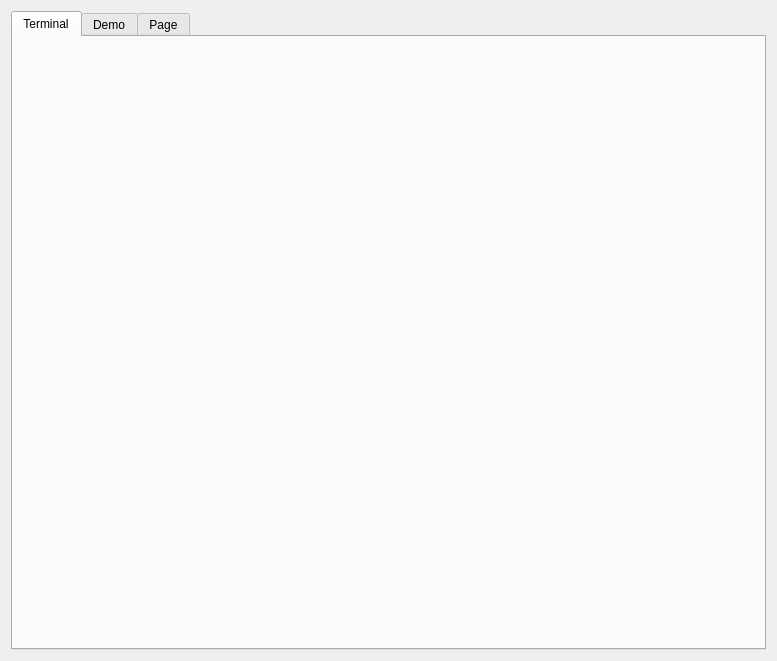
<?xml version="1.0" encoding="UTF-8"?>
<ui version="4.0">
 <class>MainWindow</class>
 <widget class="QMainWindow" name="MainWindow">
  <property name="geometry">
   <rect>
    <x>0</x>
    <y>0</y>
    <width>777</width>
    <height>661</height>
   </rect>
  </property>
  <property name="maximumSize">
   <size>
    <width>16777207</width>
    <height>16777215</height>
   </size>
  </property>
  <property name="windowTitle">
   <string>MainWindow</string>
  </property>
  <property name="autoFillBackground">
   <bool>true</bool>
  </property>
  <widget class="QWidget" name="centralWidget">
   <property name="autoFillBackground">
    <bool>true</bool>
   </property>
   <layout class="QVBoxLayout" name="verticalLayout_2">
    <item>
     <widget class="QTabWidget" name="tabWidget">
      <property name="enabled">
       <bool>true</bool>
      </property>
      <property name="autoFillBackground">
       <bool>true</bool>
      </property>
      <property name="currentIndex">
       <number>0</number>
      </property>
      <property name="movable">
       <bool>false</bool>
      </property>
      <widget class="QWidget" name="tabCustom">
       <attribute name="title">
        <string>Terminal</string>
       </attribute>
       <layout class="QVBoxLayout" name="verticalLayout_3"/>
      </widget>
      <widget class="QWidget" name="tabDemo">
       <property name="enabled">
        <bool>false</bool>
       </property>
       <attribute name="title">
        <string>Demo</string>
       </attribute>
       <layout class="QVBoxLayout" name="verticalLayout_6" stretch="0,0,0">
        <item>
         <layout class="QHBoxLayout" name="horizontalLayout_3" stretch="0,0,0,0,0">
          <item>
           <layout class="QGridLayout" name="gridLayout_3" columnstretch="1,0,0">
            <property name="horizontalSpacing">
             <number>2</number>
            </property>
            <item row="3" column="1" colspan="2">
             <widget class="QLCDNumber" name="lcdcounter">
              <property name="enabled">
               <bool>false</bool>
              </property>
              <property name="font">
               <font>
                <family>Fixedsys</family>
                <pointsize>12</pointsize>
               </font>
              </property>
             </widget>
            </item>
            <item row="0" column="0">
             <widget class="QPushButton" name="btnConnect">
              <property name="text">
               <string>Connect</string>
              </property>
             </widget>
            </item>
            <item row="0" column="1">
             <widget class="QPushButton" name="btnDevice">
              <property name="text">
               <string>Device ?</string>
              </property>
             </widget>
            </item>
            <item row="3" column="0">
             <widget class="QScrollArea" name="scrollArea">
              <property name="widgetResizable">
               <bool>true</bool>
              </property>
              <widget class="QWidget" name="scrollAreaRegister">
               <property name="geometry">
                <rect>
                 <x>0</x>
                 <y>0</y>
                 <width>537</width>
                 <height>174</height>
                </rect>
               </property>
              </widget>
             </widget>
            </item>
           </layout>
          </item>
          <item>
           <widget class="QLabel" name="time_delta_min">
            <property name="toolTip">
             <string>&lt;html&gt;&lt;head/&gt;&lt;body&gt;&lt;p&gt;variación mínima de tiempo&lt;/p&gt;&lt;p&gt;&lt;br/&gt;&lt;/p&gt;&lt;/body&gt;&lt;/html&gt;</string>
            </property>
            <property name="text">
             <string>time</string>
            </property>
            <property name="indent">
             <number>10</number>
            </property>
           </widget>
          </item>
          <item>
           <widget class="QLabel" name="time_mean">
            <property name="toolTip">
             <string>&lt;html&gt;&lt;head/&gt;&lt;body&gt;&lt;p&gt;variación mínima de tiempo&lt;/p&gt;&lt;p&gt;&lt;br/&gt;&lt;/p&gt;&lt;/body&gt;&lt;/html&gt;</string>
            </property>
            <property name="text">
             <string>time </string>
            </property>
            <property name="indent">
             <number>10</number>
            </property>
           </widget>
          </item>
          <item>
           <widget class="QLabel" name="time_delta_max">
            <property name="toolTip">
             <string>&lt;html&gt;&lt;head/&gt;&lt;body&gt;&lt;p&gt;variacion maxima de tiempo&lt;/p&gt;&lt;p&gt;&lt;br/&gt;&lt;/p&gt;&lt;/body&gt;&lt;/html&gt;</string>
            </property>
            <property name="text">
             <string>tim</string>
            </property>
            <property name="indent">
             <number>10</number>
            </property>
           </widget>
          </item>
          <item>
           <layout class="QHBoxLayout" name="horizontalLayout_8"/>
          </item>
         </layout>
        </item>
        <item>
         <widget class="Line" name="line_4">
          <property name="orientation">
           <enum>Qt::Horizontal</enum>
          </property>
         </widget>
        </item>
        <item>
         <layout class="QHBoxLayout" name="hlPotiAuto" stretch="0,0,0">
          <property name="spacing">
           <number>0</number>
          </property>
          <property name="sizeConstraint">
           <enum>QLayout::SetFixedSize</enum>
          </property>
          <item>
           <widget class="QCustomPlot" name="plot" native="true">
            <property name="enabled">
             <bool>false</bool>
            </property>
            <property name="sizePolicy">
             <sizepolicy hsizetype="Expanding" vsizetype="Expanding">
              <horstretch>0</horstretch>
              <verstretch>0</verstretch>
             </sizepolicy>
            </property>
            <property name="baseSize">
             <size>
              <width>0</width>
              <height>0</height>
             </size>
            </property>
            <property name="focusPolicy">
             <enum>Qt::StrongFocus</enum>
            </property>
           </widget>
          </item>
          <item>
           <widget class="Line" name="line_5">
            <property name="orientation">
             <enum>Qt::Vertical</enum>
            </property>
           </widget>
          </item>
          <item>
           <layout class="QVBoxLayout" name="verticalLayout_4" stretch="0,0,0,0,0,0,0,0,0,0,0,0,0,0">
            <property name="spacing">
             <number>6</number>
            </property>
            <item>
             <widget class="QWidget" name="widget" native="true">
              <layout class="QVBoxLayout" name="verticalLayout_11">
               <item>
                <widget class="QLabel" name="label_5">
                 <property name="text">
                  <string>Zoom:</string>
                 </property>
                </widget>
               </item>
               <item>
                <widget class="QRadioButton" name="rbZoomV">
                 <property name="text">
                  <string>Vertical</string>
                 </property>
                 <property name="checked">
                  <bool>true</bool>
                 </property>
                </widget>
               </item>
               <item>
                <widget class="QRadioButton" name="rbZoomH">
                 <property name="text">
                  <string>Horizontal</string>
                 </property>
                </widget>
               </item>
               <item>
                <widget class="QRadioButton" name="rbZoomVH">
                 <property name="text">
                  <string>VerHor</string>
                 </property>
                </widget>
               </item>
              </layout>
             </widget>
            </item>
            <item>
             <widget class="QLabel" name="label_14">
              <property name="text">
               <string>Mediciones (Datos):</string>
              </property>
             </widget>
            </item>
            <item>
             <widget class="QLabel" name="medium_2">
              <property name="text">
               <string>Media:</string>
              </property>
              <property name="indent">
               <number>10</number>
              </property>
             </widget>
            </item>
            <item>
             <widget class="QLabel" name="medium">
              <property name="text">
               <string>--  --  --  --  --</string>
              </property>
              <property name="indent">
               <number>10</number>
              </property>
             </widget>
            </item>
            <item>
             <widget class="QLabel" name="medium_3">
              <property name="text">
               <string>Pico-Pico:</string>
              </property>
              <property name="indent">
               <number>10</number>
              </property>
             </widget>
            </item>
            <item>
             <widget class="QLabel" name="peakpeak">
              <property name="text">
               <string>--  --  --  --  --</string>
              </property>
              <property name="indent">
               <number>10</number>
              </property>
             </widget>
            </item>
            <item>
             <widget class="Line" name="line_2">
              <property name="orientation">
               <enum>Qt::Horizontal</enum>
              </property>
             </widget>
            </item>
            <item>
             <widget class="QLabel" name="label_8">
              <property name="text">
               <string>Scale:</string>
              </property>
             </widget>
            </item>
            <item>
             <widget class="QDoubleSpinBox" name="dSBCalibVal">
              <property name="toolTip">
               <string extracomment="Kalibrierwert"/>
              </property>
              <property name="decimals">
               <number>5</number>
              </property>
              <property name="singleStep">
               <double>0.100000000000000</double>
              </property>
              <property name="value">
               <double>1.000000000000000</double>
              </property>
             </widget>
            </item>
            <item>
             <widget class="Line" name="line_3">
              <property name="orientation">
               <enum>Qt::Horizontal</enum>
              </property>
             </widget>
            </item>
            <item>
             <layout class="QVBoxLayout" name="verticalLayout_10">
              <item>
               <widget class="QLabel" name="lbPoti">
                <property name="text">
                 <string>--  --  --  --  --</string>
                </property>
                <property name="indent">
                 <number>10</number>
                </property>
               </widget>
              </item>
              <item>
               <layout class="QHBoxLayout" name="horizontalLayout_5"/>
              </item>
             </layout>
            </item>
            <item>
             <spacer name="verticalSpacer_3">
              <property name="orientation">
               <enum>Qt::Vertical</enum>
              </property>
              <property name="sizeHint" stdset="0">
               <size>
                <width>20</width>
                <height>40</height>
               </size>
              </property>
             </spacer>
            </item>
            <item>
             <widget class="Line" name="line">
              <property name="lineWidth">
               <number>2</number>
              </property>
              <property name="orientation">
               <enum>Qt::Horizontal</enum>
              </property>
             </widget>
            </item>
            <item>
             <widget class="QPushButton" name="btnSave">
              <property name="text">
               <string>Save</string>
              </property>
             </widget>
            </item>
           </layout>
          </item>
         </layout>
        </item>
       </layout>
      </widget>
      <widget class="QWidget" name="tabSPI">
       <property name="enabled">
        <bool>true</bool>
       </property>
       <attribute name="title">
        <string>Page</string>
       </attribute>
       <layout class="QVBoxLayout" name="verticalLayout_8">
        <item>
         <widget class="QCustomPlot" name="plot_spi_clck" native="true">
          <property name="enabled">
           <bool>true</bool>
          </property>
          <property name="sizePolicy">
           <sizepolicy hsizetype="Expanding" vsizetype="Expanding">
            <horstretch>0</horstretch>
            <verstretch>0</verstretch>
           </sizepolicy>
          </property>
          <property name="baseSize">
           <size>
            <width>0</width>
            <height>0</height>
           </size>
          </property>
          <property name="focusPolicy">
           <enum>Qt::StrongFocus</enum>
          </property>
          <property name="autoFillBackground">
           <bool>false</bool>
          </property>
         </widget>
        </item>
        <item>
         <widget class="QLabel" name="label_3">
          <property name="text">
           <string>Clock</string>
          </property>
         </widget>
        </item>
        <item>
         <widget class="QCustomPlot" name="plot_spi_sdi" native="true">
          <property name="enabled">
           <bool>true</bool>
          </property>
          <property name="sizePolicy">
           <sizepolicy hsizetype="Expanding" vsizetype="Expanding">
            <horstretch>0</horstretch>
            <verstretch>0</verstretch>
           </sizepolicy>
          </property>
          <property name="baseSize">
           <size>
            <width>0</width>
            <height>0</height>
           </size>
          </property>
          <property name="focusPolicy">
           <enum>Qt::StrongFocus</enum>
          </property>
         </widget>
        </item>
        <item>
         <widget class="QLabel" name="label_10">
          <property name="text">
           <string>SDI</string>
          </property>
         </widget>
        </item>
        <item>
         <widget class="QLabel" name="label_11">
          <property name="text">
           <string>(entrada)</string>
          </property>
         </widget>
        </item>
        <item>
         <widget class="QCustomPlot" name="plot_spi_sdo" native="true">
          <property name="enabled">
           <bool>true</bool>
          </property>
          <property name="sizePolicy">
           <sizepolicy hsizetype="Expanding" vsizetype="Expanding">
            <horstretch>0</horstretch>
            <verstretch>0</verstretch>
           </sizepolicy>
          </property>
          <property name="baseSize">
           <size>
            <width>0</width>
            <height>0</height>
           </size>
          </property>
          <property name="focusPolicy">
           <enum>Qt::StrongFocus</enum>
          </property>
         </widget>
        </item>
        <item>
         <widget class="QLabel" name="label_12">
          <property name="text">
           <string>SDO</string>
          </property>
         </widget>
        </item>
        <item>
         <widget class="QCustomPlot" name="plot_spi_select" native="true">
          <property name="enabled">
           <bool>true</bool>
          </property>
          <property name="sizePolicy">
           <sizepolicy hsizetype="Expanding" vsizetype="Expanding">
            <horstretch>0</horstretch>
            <verstretch>0</verstretch>
           </sizepolicy>
          </property>
          <property name="baseSize">
           <size>
            <width>0</width>
            <height>0</height>
           </size>
          </property>
          <property name="focusPolicy">
           <enum>Qt::StrongFocus</enum>
          </property>
         </widget>
        </item>
        <item>
         <widget class="QLabel" name="label_13">
          <property name="text">
           <string>Slect</string>
          </property>
         </widget>
        </item>
        <item>
         <widget class="QPushButton" name="btn_spi_on">
          <property name="enabled">
           <bool>true</bool>
          </property>
          <property name="text">
           <string>activar</string>
          </property>
          <property name="autoDefault">
           <bool>false</bool>
          </property>
         </widget>
        </item>
       </layout>
       <zorder>label_3</zorder>
       <zorder>label_10</zorder>
       <zorder>label_11</zorder>
       <zorder>plot_spi_sdo</zorder>
       <zorder>label_12</zorder>
       <zorder>label_13</zorder>
       <zorder>btn_spi_on</zorder>
       <zorder>plot_spi_clck</zorder>
       <zorder>plot_spi_sdi</zorder>
       <zorder>plot_spi_select</zorder>
      </widget>
     </widget>
    </item>
   </layout>
  </widget>
 </widget>
 <layoutdefault spacing="6" margin="11"/>
 <customwidgets>
  <customwidget>
   <class>QCustomPlot</class>
   <extends>QWidget</extends>
   <header>../_QT_LIBs/QCustomPlot_5/qcustomplot.h</header>
   <container>1</container>
  </customwidget>
 </customwidgets>
 <resources/>
 <connections/>
</ui>
